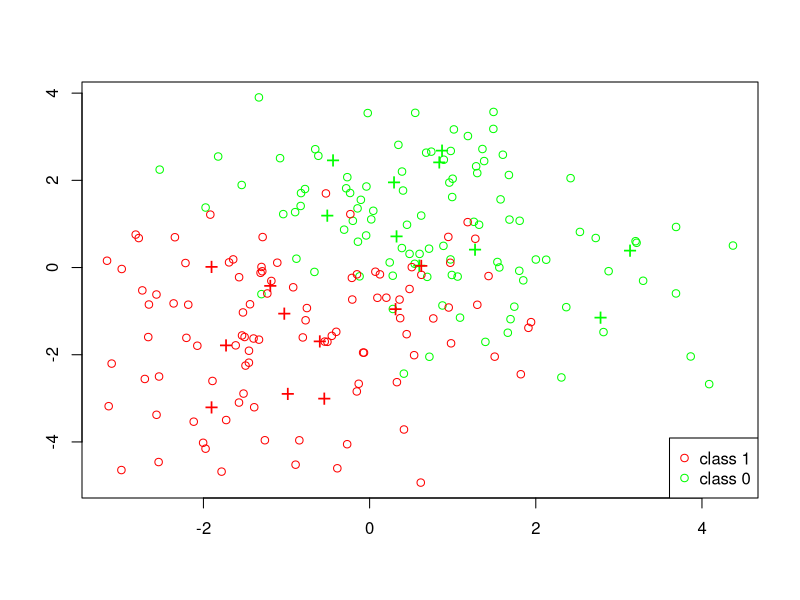

Recreate this plot in R. (Note: a time limit stopped this script after it produced the figure.)
## ---- chunk 1
# Set Seed
set.seed(235)

# import necessary libraries
library(class)

csize = 10
p = 2        
s_centers = 1
s_x = 1
#s_x = sqrt(1/2); 

m1 = matrix(rnorm(csize*p), csize, p)*s_centers + cbind( rep(1.0,csize), rep(1.0,csize) )
m0 = matrix(rnorm(csize*p), csize, p)*s_centers + cbind( rep(-1.0,csize), rep(-1.0,csize) )
## ---- chunk 2
# Training sample of size 200
n = 100
id1 = sample(1:csize, n, replace=TRUE)
id0 = sample(1:csize, n, replace=TRUE)  
traindata = matrix(rnorm(2*n*p), 2*n, p)*s_x + rbind(m1[id1,], m0[id0,])
dim(traindata)
Ytrain = rep(c(1, 0), each = n)

# Test sample of size 10,000

N = 5000
# Allocate the n samples for class 1  to the 10 clusters
id1 = sample(1:csize, N, replace=TRUE)
# Allocate the n samples for class 1 to the 10 clusters
id0 = sample(1:csize, N, replace=TRUE)  
testdata = matrix(rnorm(2*N*p), 2*N, p)*s_x + rbind(m1[id1,], m0[id0,])
dim(testdata)
Ytest = rep(c(1, 0), each = N)
## ---- chunk 3
plot(traindata[,1], traindata[,2], type="n", xlab="", ylab="")
points(traindata[1:n,1], traindata[1:n,2], col="green")
points(traindata[(n+1):(2*n),1], traindata[(n+1):(2*n),2], col="red")
points(m1[1:csize,1], m1[1:csize,2], pch="+", cex=1.5, col="green")
points(m0[1:csize,1], m0[1:csize,2], pch="+", cex=1.5, col="red");   
legend("bottomright", pch = c(1,1), col = c("red", "green"), legend = c("class 1", "class 0"))
## ---- chunk 4
# Euclidean helper function
euclidean_distance = function(point1, point2) {
  if (length(point1) == length(point2)) {
    return(sqrt(sum((point1 - point2)^2)))
  } else {
    stop('Vectors must be of the same length')
  }
}



knn_from_scratch = function(train, test, truth, k) {
  
  expanded_test_data = matrix(rep(test,each = nrow(train)), ncol=2)
  expanded_train_data = matrix(rep(t(train), times = nrow(test)), ncol=2, byrow = TRUE)
  # Repeat test rows to subtract from corresponding training rows
  
  train_less_test = expanded_train_data - expanded_test_data
  train_less_test_sum_squares = rowSums(train_less_test^2)
  neighbor_distances = matrix(sqrt(train_less_test_sum_squares),nrow=nrow(test), byrow=TRUE)
  # Take the sum of squares of the difference between test points from training points
  # Uses vector functionality to calculate each point's distance to neighbors
  
  nearest_neighbor_address = function(j) {
    nearest_unique = head(sort(unique(j)),k)
    
    get_nearest_indexes <- function(num) {
      tie_index=which(j %in% num)
      if(length(tie_index) > 1) {
        return_idx = sample(tie_index,1)
      } else {
        return_idx = tie_index
      }
      return(return_idx)
    }
    
    nearest_neighbors = sapply(nearest_unique, get_nearest_indexes)
    return(nearest_neighbors)
  }
  # Function to get k nearest neighbors (temp variable j for k)
  
  neighborhood_votes = apply(neighbor_distances, 1, nearest_neighbor_address)
  # Return address of each row's nearest neighbor
  
  neighborhood_votes_v = matrix(truth[neighborhood_votes], nrow=nrow(test), byrow=TRUE)
  # Collect votes from nearest neighbor
  
  determine_winner = function(point){
    if (sum(point) > k/2) {
      return(1)
    } else if (sum(point) < k/2) {
      return(0)
    } else {
      return(sample(0:1, 1))
    }
  }
  # Determine winner given votes of k nearest neighbors. Ties are broken randomly.
  
  predictions = apply(neighborhood_votes_v, 1, determine_winner)
  return(predictions)
}
## ---- chunk 5
# k = 1
print("k = 1")
baseline_test.pred = knn(traindata, testdata, Ytrain, k=1)
table(Ytest, baseline_test.pred)
implementation_test.pred = knn_from_scratch(traindata, testdata, Ytrain, k=1)
table(Ytest, implementation_test.pred)

# k = 3
print("k = 3")
baseline_test.pred = knn(traindata, testdata, Ytrain, k=3)
table(Ytest, baseline_test.pred)
implementation_test.pred = knn_from_scratch(traindata, testdata, Ytrain, k=3)
table(Ytest, implementation_test.pred)

# k = 5
print("k = 5")
baseline_test.pred = knn(traindata, testdata, Ytrain, k=5)
table(Ytest, baseline_test.pred)
implementation_test.pred = knn_from_scratch(traindata, testdata, Ytrain, k=5)
table(Ytest, implementation_test.pred)
## ---- chunk 6
get_best_k = function(x, y) {
  
  # init variables for looping through k values
  max_k = 180
  fold_count = 10
  k_values = 1:max_k
  average_errors = rep(0, max_k)
  fold_size = floor(nrow(x) / fold_count)
  random_idx = sample(1:nrow(x))

  # loop through values of k, for each, calculate n-fold cv error
  for (k in k_values){
    # cumulative error for averaging out at the end
      error = 0
      
    for (fold in 1:fold_count){
      # calculate the index for train/validate for this fold 
      # do this by getting ordered idx (e.g. 1:10), then using that to get rand idx
      ordered_val_idx = ((fold - 1) * fold_size + 1) : (fold * fold_size)
      val_idx = random_idx[ordered_val_idx]
      
      # split data into train/val. Use negative index to exclude ones we don't want
      fold_train_x = x[-val_idx, ]
      fold_train_y = y[-val_idx]
      fold_val_x = x[val_idx, ]
      fold_val_y = y[val_idx]
      
      # Make prediction
      fold_predicted_y = knn(fold_train_x, fold_val_x, fold_train_y, k=k)
        
      # Sum the error
      error = error + sum(fold_predicted_y != fold_val_y)
    }
      
    # Add error to array to track
    average_errors[k] = error / fold_count
  }
  
  # uncomment to debug
  # plot(average_errors, xlab="k", ylab="Average error count", main="Error vs K")
  
  # Find lowest error (larger k breaks tie) which.max returns first, so reversing
  # array will get us last
  min_idx = length(average_errors) - which.min(rev(average_errors)) + 1
  min_error = average_errors[min_idx]
  best_k = k_values[min_idx]

return(best_k)
}
## ---- chunk 7
# now train model using our preferred k
best_k = get_best_k(traindata, Ytrain)
predicted = knn(traindata, testdata, Ytrain, k=best_k)
actual = Ytest
print(table(actual, predicted))
print(paste0("The value of the selected k is ", best_k))
## ---- chunk 8
# now train model using our preferred k
bayes_rule = function(x, s, m1, m0) {
  # x = x values 
  # s = sigma used to generate x
  # m0 = means of class 0 (for each center)
  # m1 - means of class 1 (for each center)
  
  # from assignment 1 (campuswire #36)
  
  # initialize variables for loop
  center_count = nrow(m1)
  numerator = rep(0, nrow(x))
  denominator  = rep(0, nrow(x))
  
  # iterate through centers, and sum for each
  for(center in 1:center_count){
    current_m1 = m1[center, ]
    current_m0 = m0[center, ]
    
    # get norm of each row
    m1_norm = apply(x - current_m1, 1, function(row) sqrt(sum(row^2)))
    m0_norm = apply(x - current_m0, 1, function(row) sqrt(sum(row^2)))
    
    # calculate numerator and denominator portions for each center
    denominator = denominator + exp(-m0_norm / (2 * s^2))    
    numerator = numerator + exp(-m1_norm / (2 * s^2))

  }
  
  # return 1 if numerator is bigger else 0
  return(as.numeric(numerator >= denominator))
}
## ---- chunk 9
# get prediction, output to table 
predicted = bayes_rule(testdata, s_x, m1, m0)
actual = Ytest
print(table(actual, predicted))
## ---- chunk 10
# parameters for the simulation
n_sims = 50
n_train = 200
n_test = 10000

# initialize data collection 
errors = matrix(0, nrow=n_sims, ncol=3)
best_ks = rep(0, n_sims)

# iterate, run each simulation
for (sim in 1:n_sims) {
  
  #####  generate data #####
  n = n_train/2
  id1 = sample(1:csize, n, replace=TRUE)
  id0 = sample(1:csize, n, replace=TRUE)  
  train_x = matrix(rnorm(2*n*p), 2*n, p)*s_x + rbind(m1[id1,], m0[id0,])
  train_y = rep(c(1, 0), each = n)

  N = n_test/2
  # Allocate the n samples for class 1  to the 10 clusters
  id1 = sample(1:csize, N, replace=TRUE)
  # Allocate the n samples for class 1 to the 10 clusters
  id0 = sample(1:csize, N, replace=TRUE)  
  test_x = matrix(rnorm(2*N*p), 2*N, p)*s_x + rbind(m1[id1,], m0[id0,])
  test_y = rep(c(1, 0), each = N)
  
  #####  run the models #####
  # knn with K  7
  predicted_y_knn7 = knn(train_x, test_x, train_y, k=7)
  
  # knn with best k
  best_k = get_best_k(train_x, train_y)
  predicted_y_knn_best = knn(train_x, test_x, train_y, k=best_k)
 
  # bayes 
  predicted_y_bayes = bayes_rule(test_x, s_centers, m1, m0)
  
  #####  store output data #####
  errors[sim, 1] = sum(predicted_y_knn7 != test_y) / n_test
  errors[sim, 2] = sum(predicted_y_knn_best != test_y) / n_test
  errors[sim, 3] = sum(predicted_y_bayes != test_y) / n_test
  best_ks[sim] = best_k
}

boxplot(errors, 
        main = 'Model Error for 50-iteration Simulation Study',
        xlab = 'Model',
        ylab = 'Error rate',
        names = c('kNN, k = 7', 'kNN, Optimal k', 'Bayes rule')
        )
## ---- chunk 11
print(summary(best_ks))
